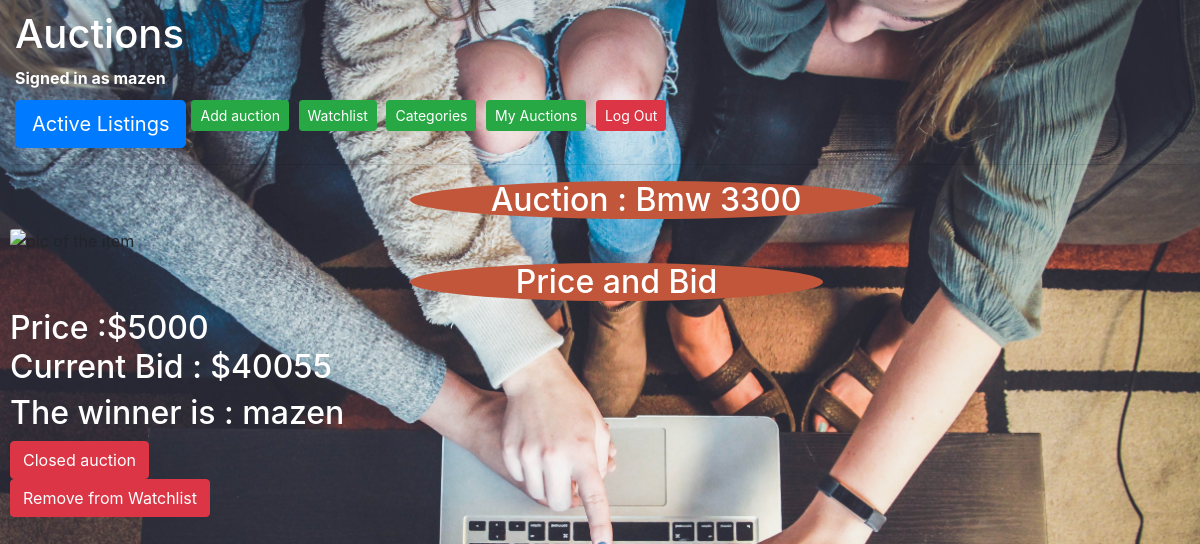
Page /11 (signed in) on the committed database.
### auctions/models.py (models this page shows)
class User(AbstractUser):
    pass

class auctions_listing(models.Model) :
    name = models.CharField(max_length=200)
    price = models.IntegerField(default=None)
    date = models.DateTimeField(auto_now_add=True)
    det = models.TextField(max_length=500, default=None)
    con = models.TextField(max_length=500, default=None)
    category = models.ForeignKey(Category, on_delete=models.CASCADE, default=None)
    watchers = models.ManyToManyField(User, related_name="watched_auctions", blank=True)
    current = models.IntegerField(blank=True, null=True)
    winner = models.ForeignKey(User, on_delete=models.CASCADE, related_name="auction_winner" ,blank=True, null=True)
    active = models.BooleanField(default= True)
    owner = models.ForeignKey(User, on_delete=models.CASCADE, blank=True, null=True)
    class Meta:
        verbose_name= "Auctions_list"

### auctions/views.py (the view, shortened to what this page needs)
# urls.py: path("<int:auct_id>", views.item, name="item"),
@login_required
def item(request, auct_id) :
    auction = auctions_listing.objects.get(pk=auct_id)
    user = request.user
    on_watchlist = watch_list.objects.filter(user=user, auct=auction).exists()
    owner = False
    winner = False
    if request.method == "GET" :
        high = bids.objects.get(pk=auct_id)
        if high.price ==None :
            high.price = 0
        if  request.user == auction.owner :
            owner = True
        if auction.active == False and request.user == auction.winner :
            winner = True
        return render(request, "auctions/item.html",{
            "auction" : auction,
            "comments" : Comments.objects.filter(auct = auction),
            'on_watchlist': on_watchlist,
            "current" : high.price,
            "T" : owner,
            "winner" : winner
        })

### auctions/templates/auctions/item.html (shortened to what this page needs)
{% extends "auctions/layout.html" %}
{% block body %}
    <h2 id="add" class="rounded-circle"  >Auction : {{auction.name}}</h2>
    <img src="media/images/{{auction.id}}" alt="pic of the item" class="card-img-top" height="600px" width="500px">
    <h2 style="margin-top:10px; width:35%;" id="add" class="rounded-circle"  >Price and Bid</h2>
    <h2>Price :${{auction.price}} <br> Current Bid : ${{current}}</h2>
    {% if auction.active == True %}
        <form method="post">
            {% csrf_token %}
            <h3>Your Bid :  </h3>
            <input style="border-color:white; width:30%; height:50px;"  type="number" placeholder="Bid" name ="bid" min="{{current}}">
            <button type="submit" class="btn btn-primary btn-lg" >Submit</button>
        </form>
        {% if T %}
            <form method="post" action="{% url 'close' auction.id %}">
            {% csrf_token %}
            <button type="submit"  class="btn btn-danger">Close the auction</button>
            </form>
        {% endif %}
        {% if on_watchlist %}
            <form action="{% url 'AW' auction.id %}" method="POST">
                {% csrf_token %}
                <input type="hidden" name="action" value="remove">
                <button type="submit" class="btn btn-danger">Remove from Watchlist</button>
            </form>
        {% else %}
            <form action="{% url 'AW' auction.id %}" method="POST">
                {% csrf_token %}
                <input type="hidden" name="action" value="add">
                <button type="submit" class="btn btn-primary">Add to Watchlist</button>
            </form>
        {% endif %}
        <br>
        <h3>Contact The Owner :</h3>
            <ul>
                <li style="color:white; font-size: 20px;"> {{auction.con}} </li>
            </ul>
        <h3>Details :</h3>
            <ul>
                <li style="color:white; font-size: 20px;"> {{auction.det}} </li>
            </ul>
        <div style="margin-left:450px; padding-top:20px; width:30%; height:90px;" id="add" class="rounded-circle">
            <h2 >Comments</h2>
        </div>
        <br>
        <div class="row">
            {% for comment in comments %}
                <div style="background-color:#c1563b; width:400px; margin-left:5px" class="card">
                    <div class="card-header">
                        <h3>{{comment.user.username}}</h3>
                    </div>
                    <div class="card-body">
                        <blockquote class="blockquote mb-0">
                            <p style="color:white;">{{comment.text}}</p>
                        </blockquote>
                    </div>
                </div>
            {% endfor %}
        </div> <br>
        <form action="{% url 'add_com' auction.id %}" method="POST">
            {% csrf_token %}
            <div class="input-group input-group-sm mb-3">
                <span style="background-color:#c1563b; border-color:#c1563b;" class="input-group-text" id="inputGroup-sizing-default">Add a comment</span>
                <textarea name="com" rows="4" class="form-control" aria-describedby="inputGroup-sizing-sm"></textarea>
                <button type="submit" class="btn btn-primary">Add</button>
            </div>
        </form>
    {%else%}
            {% if winner %}
                <h2>The winner is : {{auction.winner}}</h2>
            {% endif%}
            <button  class="btn btn-danger">Closed auction</button>
            {% if on_watchlist %}
                <form action="{% url 'AW' auction.id %}" method="POST">
                    <button type="submit" class="btn btn-danger">Remove from Watchlist</button>
                </form>
            {% else %}
                <form action="{% url 'AW' auction.id %}" method="POST">
                    {% csrf_token %}
                    <input type="hidden" name="action" value="add">
                    <button type="submit" class="btn btn-primary">Add to Watchlist</button>
                </form>
            {% endif %}
    {% endif %}
{% endblock %}

### auctions/templates/auctions/layout.html (shortened to what this page needs)
{% load static %}
<!DOCTYPE html>
<html lang="en">
    <head>
        <link rel="stylesheet" href="https://cdn.jsdelivr.net/npm/bootstrap@4.2.1/dist/css/bootstrap.min.css">
        <link rel="stylesheet" href="https://stackpath.bootstrapcdn.com/bootstrap/4.4.1/css/bootstrap.min.css">
        <link href="{% static 'auctions/styles.CSS' %}" rel="stylesheet" type="text/css">
    </head>
    <body>
        <div style="margin-left:5px;">
            <h1>Auctions</h1>
            {% if user.is_authenticated %}
                 <strong> Signed in as {{ user.username }}</strong>.
            {% else %}
                 <strong>Not signed in yet</strong>.
            {% endif %}
        </div>
        <ul style="margin-top:10px; margin-left:5px;" class="nav">
            <li class="nav-item">
                <a class="btn btn-primary btn-lg" href="{% url 'index' %}">Active Listings</a>
            </li>
            {% if user.is_authenticated %}
                <li class="nav-item">
                    <a id="anav" class="btn btn-success btn-sm" href="{% url 'add' %}">Add auction</a>
                    <a id="anav" class="btn btn-success btn-sm" href="{% url 'watch' %}">Watchlist</a>
                    <a id="anav" class="btn btn-success btn-sm" href="{% url 'cate' %}">Categories</a>
                    <a id="anav" class="btn btn-success btn-sm" href="{% url 'all' %}">My Auctions</a>
                    <a id="anav" class="btn btn-danger btn-sm" href="{% url 'logout' %}">Log Out</a>
                </li>
            {% else %}
                <li class="nav-item">
                    <a style="margin-left:1040px" class="btn btn-success btn-sm" href="{% url 'register' %}">Register</a>
                    <a id="anav" class="btn btn-success btn-sm" href="{% url 'login' %}">Log In</a>
                </li>
            {% endif %}
        </ul>
        <hr>
        {% block body %}
        {% endblock %}
    </body>
</html>

### rows in the picture
User: username "mazen"
auctions_listing: name "Bmw 3300", price "5000", winner "mazen"

### other values in the picture
{{ current }} "40055"
